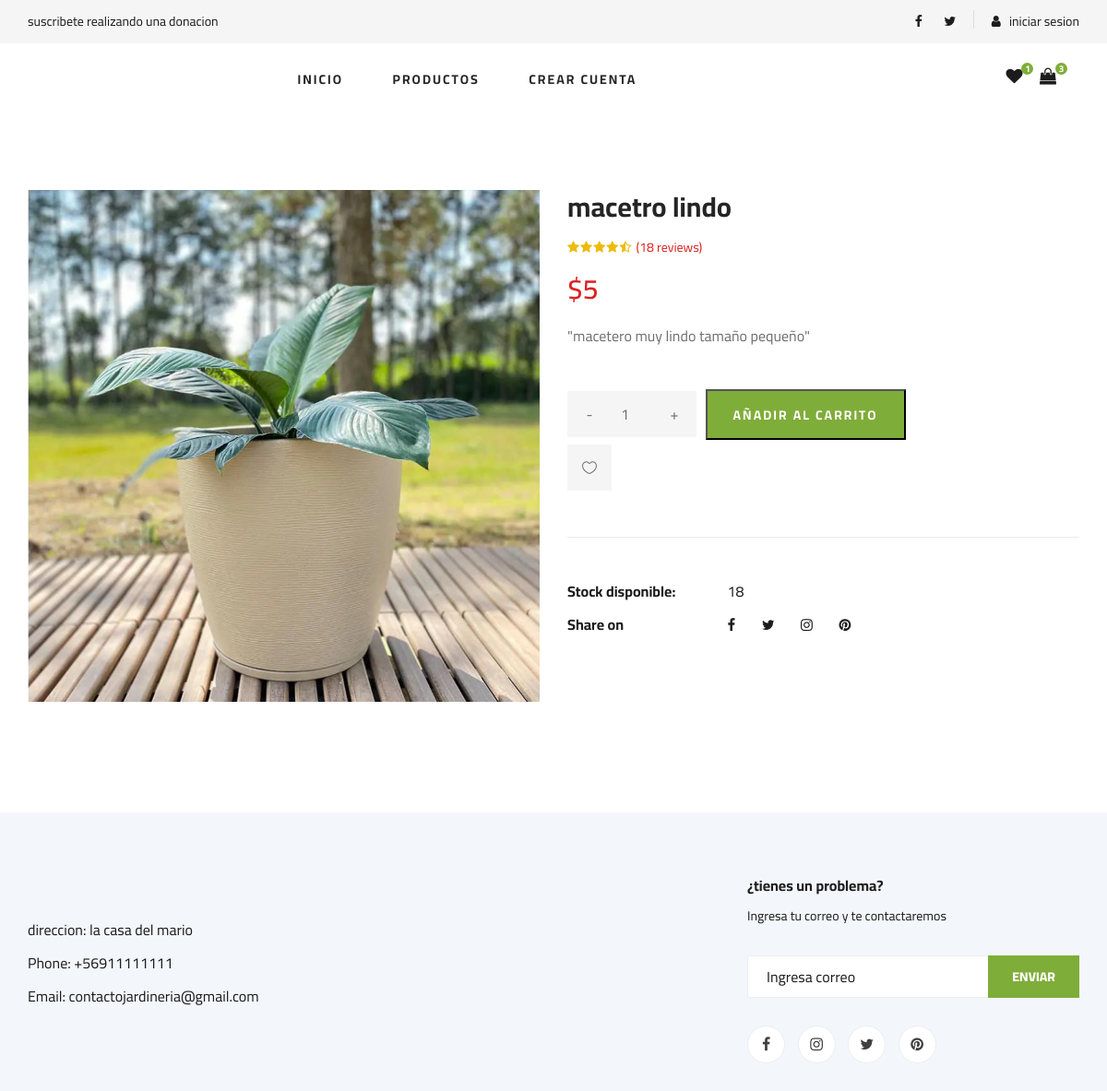
Page /shopdetails/26/ on the committed database.
### core/models.py (models this page shows, shortened)
class Producto(models.Model):
    nombre = models.CharField(max_length=50)
    precio = models.IntegerField()
    stock = models.IntegerField()
    descripcion = models.CharField(max_length=250)
    tipo = models.ForeignKey(TipoProducto, on_delete=models.CASCADE)
    vencimiento = models.DateField(default=date.today)
    imagen = models.ImageField(null=True,blank=True)
    vigente = models.BooleanField()

### core/views.py (the view, shortened to what this page needs)
# urls.py: path('shopdetails/<id>/', shopdetails, name="shopdetails"),
def shopdetails(request,id):
    producto = Producto.objects.get(id=id)
    data = {'Productos': producto}
    return render(request, 'core/shop-details.html', data)

### core/templates/core/shop-details.html (shortened to what this page needs)
{% extends 'core/base.html' %} {% load static %} {% block css %} {% endblock %}
{% block contenido %} {% load crispy_forms_tags %}
<section class="product-details spad">
  <div class="container">
    <div class="row">
      <div class="col-lg-6 col-md-6">
        <div class="product__details__pic">
          <div class="product__details__pic__item">
            <img class="product__details__pic__item--large" src="{{ Productos.imagen.url }}" alt="" />
          </div>
        </div>
      </div>
      <div class="col-lg-6 col-md-6">
        <div class="product__details__text">
          <h3>{{ Productos.nombre }}</h3>
          <div class="product__details__rating">
            <i class="fa fa-star"></i>
            <i class="fa fa-star"></i>
            <i class="fa fa-star"></i>
            <i class="fa fa-star"></i>
            <i class="fa fa-star-half-o"></i>
            <span>(18 reviews)</span>
          </div>
          <div class="product__details__price">${{ Productos.precio }}</div>
          <p>"{{ Productos.descripcion }}"</p>
          <form action="" method="POST" enctype="multipart/form-data">
            <div class="product__details__quantity">
              <div class="quantity">
                <div class="pro-qty">
                  <input type="number" name="producto.cantidad_agregada" value="1" min="1" />
                </div>
              </div>
            </div>
            {% if Productos.stock == 0 %}
            <input value="no hay stock disponible" class="primary-btn">
            {% else %}
            <input type="submit" value="Añadir al carrito" class="primary-btn">
            {% endif %}
          </form>
          <a href="#" class="heart-icon"><span class="icon_heart_alt"></span></a>
          <ul>
            <li><b>Stock disponible:</b> <span>{{ Productos.stock }}</span></li>
            <li>
              <b>Share on</b>
              <div class="share">
                <a href="#"><i class="fa fa-facebook"></i></a>
                <a href="#"><i class="fa fa-twitter"></i></a>
                <a href="#"><i class="fa fa-instagram"></i></a>
                <a href="#"><i class="fa fa-pinterest"></i></a>
              </div>
            </li>
          </ul>
        </div>
      </div>
    </div>
  </div>
</section>
{% endblock %}

### core/static/core/css/style.css (style rules this page uses)
html, body { height: 100%; font-family: "Cairo", sans-serif; -webkit-font-smoothing: antialiased; font-smoothing: antialiased; }
h1, h2, h3, h4, h5, h6 { margin: 0; color: #111111; font-weight: 400; font-family: "Cairo", sans-serif; }
h3 { font-size: 30px; }
p { font-size: 16px; font-family: "Cairo", sans-serif; color: #6f6f6f; font-weight: 400; line-height: 26px; margin: 0 0 15px 0; }
img { max-width: 100%; }
ul, ol { padding: 0; margin: 0; }
.spad { padding-top: 100px; padding-bottom: 100px; }
.primary-btn { display: inline-block; font-size: 14px; padding: 10px 28px 10px; color: #ffffff; text-transform: uppercase; font-weight: 700; background: #7fad39; letter-spacing: 2px; }
.product-details { padding-top: 80px; }
.product__details__pic__item { margin-bottom: 20px; }
.product__details__pic__item img { min-width: 100%; }
.product__details__text h3 { color: #252525; font-weight: 700; margin-bottom: 16px; }
.product__details__text .product__details__rating { font-size: 14px; margin-bottom: 12px; }
.product__details__text .product__details__rating i { margin-right: -2px; color: #EDBB0E; }
.product__details__text .product__details__rating span { color: #dd2222; margin-left: 4px; }
.product__details__text .product__details__price { font-size: 30px; color: #dd2222; font-weight: 600; margin-bottom: 15px; }
.product__details__text p { margin-bottom: 45px; }
.product__details__text .primary-btn { padding: 16px 28px 14px; margin-right: 6px; margin-bottom: 5px; }
.product__details__text .heart-icon { display: inline-block; font-size: 16px; color: #6f6f6f; padding: 13px 16px 13px; background: #f5f5f5; }
.product__details__text ul { border-top: 1px solid #ebebeb; padding-top: 40px; margin-top: 50px; }
.product__details__text ul li { font-size: 16px; color: #1c1c1c; list-style: none; line-height: 36px; }
.product__details__text ul li b { font-weight: 700; width: 170px; display: inline-block; }
.product__details__text ul li .share { display: inline-block; }
.product__details__text ul li .share a { display: inline-block; font-size: 15px; color: #1c1c1c; margin-right: 25px; }
.product__details__text ul li .share a:last-child { margin-right: 0; }
.product__details__quantity { display: inline-block; margin-right: 6px; }
.pro-qty { width: 140px; height: 50px; display: inline-block; position: relative; text-align: center; background: #f5f5f5; margin-bottom: 5px; }
.pro-qty input { height: 100%; width: 100%; font-size: 16px; color: #6f6f6f; width: 50px; border: none; background: #f5f5f5; text-align: center; }
@media only screen and (min-width: 1200px) { .container { max-width: 1170px; } }

### rows in the picture
Producto: imagen (picture), nombre "macetro lindo", precio "5", descripcion "macetero muy lindo tamaño pequeño", stock "18"
